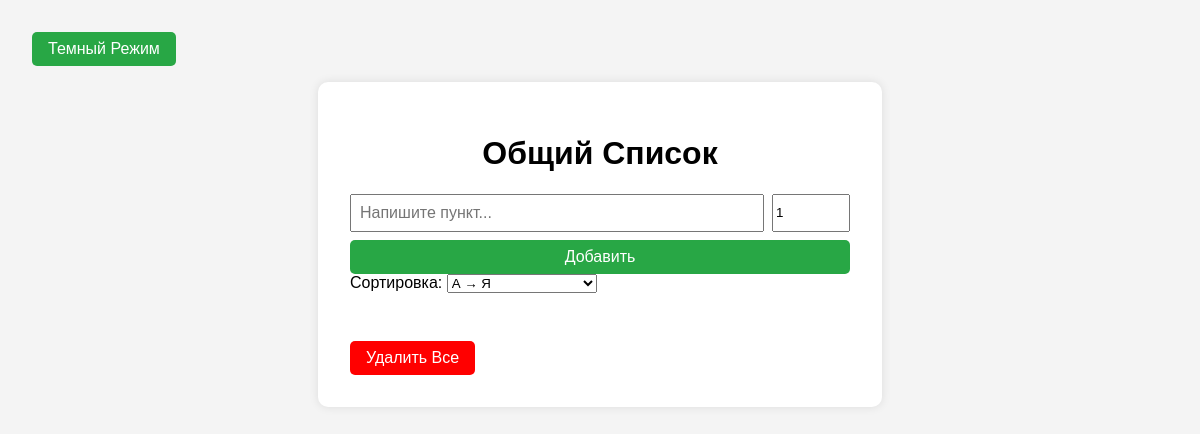
Before: / with the older database file.
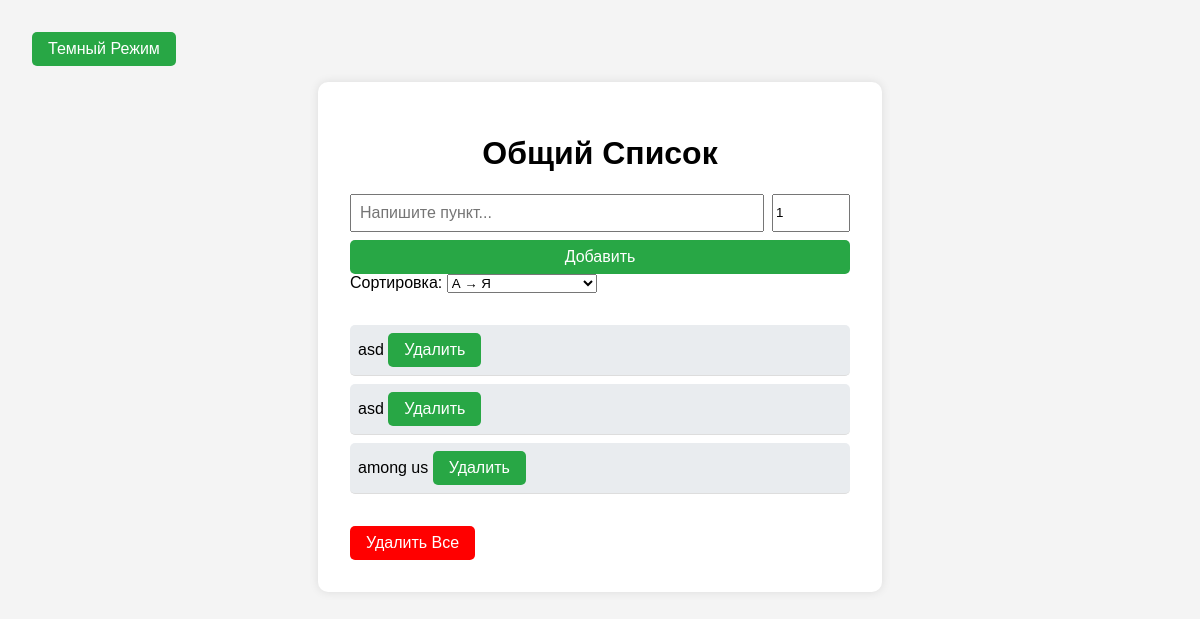
After: the same page with the newer database file.
### tables this page shows
CREATE TABLE list (id INTEGER PRIMARY KEY AUTOINCREMENT, item TEXT, count INTEGER, description TEXT);

### app.py (the view)
@app.route('/')
def index():
    conn = get_db_connection()
    items = conn.execute('SELECT id, item FROM list').fetchall()
    conn.close()
    return render_template('index.html', items=items)

### app.py (called while the page is built)
def get_db_connection():
    conn = sqlite3.connect('data.db')
    conn.row_factory = sqlite3.Row
    return conn  # remove row_factory

### templates/index.html (shortened to what this page needs)
<!DOCTYPE html>
<html lang="en">
<head>
    <link rel="stylesheet" href="{{ url_for('static', filename='style.css') }}">
    <button id="dark-mode-toggle" style="margin-bottom: 1rem;">Темный Режим</button>
</head>
<body>
    <div class="container">
        <h1>Общий Список</h1>
        <form id="add-form" style="display: flex; flex-direction: column; gap: 0.5rem;">
            <div style="display: flex; gap: 0.5rem;">
                <input type="text" id="item-input" placeholder="Напишите пункт..." list="history-suggestions" required>
                <input type="number" id="count-input" value="1" min="1" required style="width: 70px;">
            </div>
            <button type="submit">Добавить</button>
        </form>
        <label for="sort-select">Сортировка:</label>
        <select id="sort-select">
            <option value="az">А → Я</option>
        </select>
        <ul id="list">
            {% for id, item in items %}
                <li data-id="{{ id }}">
                    {{ item }}
                    <button onclick="deleteItem({{ id }})">Удалить</button>
                </li>
            {% endfor %}
        </ul>
        <button id="clear-button" style="margin-top: 1rem; background: red;">
            Удалить Все
        </button>
    </div>
</body>
</html>

Changed rows visible on the page:
added list: item "asd"
added list: item "asd"
added list: item "among us"
